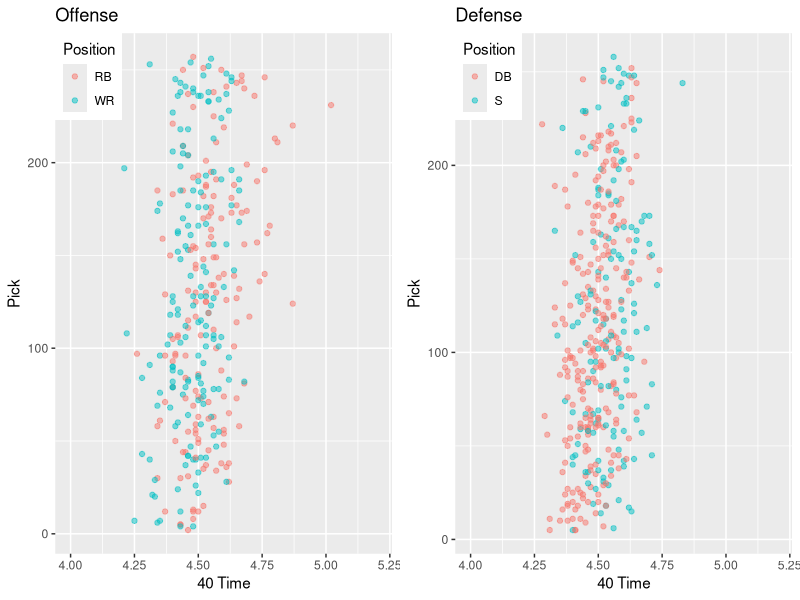
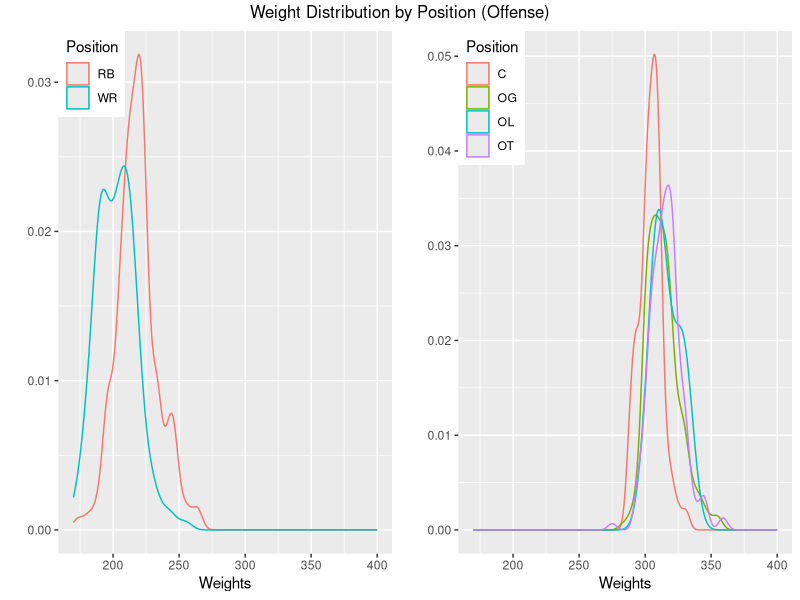
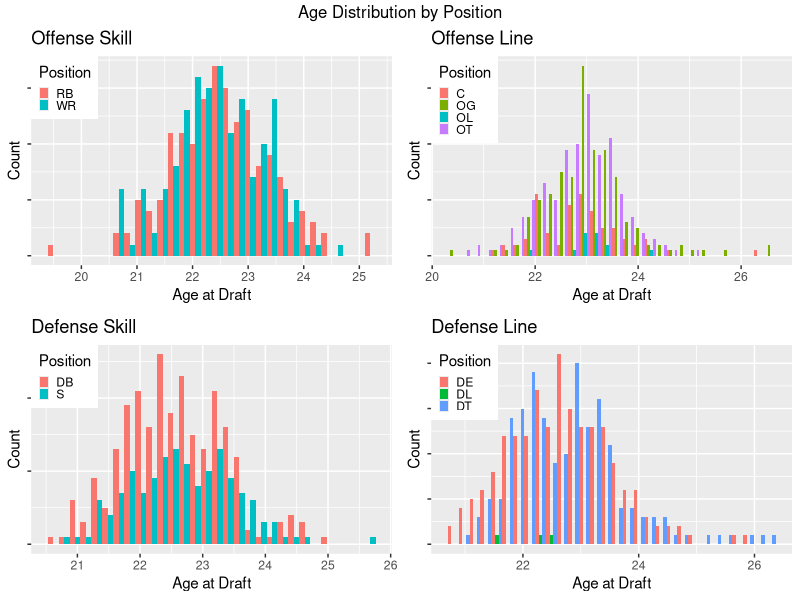

Here is the R script that generated these plots, in order:
library(tidyverse)
library(gridExtra)

#load in data
DF.Off.skill <- read.csv("derived_data/Off.Skill.csv")
DF.Off.strength <- read.csv("derived_data/Off.Strength.csv")
DF.Def.skill <- read.csv("derived_data/Def.Skill.csv")
DF.Def.strength <- read.csv("derived_data/Def.Strength.csv")

#graph 1

g1 <- ggplot(DF.Off.skill, mapping = aes(x = combine40yd, y = pick, color = position)) +     geom_point(alpha = .5) +
  xlab("40 Time") +
  ylab("Pick") +
  labs(color = "Position", title = "Offense") +
  xlim(4, 5.2) +
  theme(legend.position = c(0, 1),
        legend.justification = c(0, 1))

g3 <- ggplot(DF.Def.skill, mapping = aes(x = combine40yd, y = pick, color = position)) +     geom_point(alpha = .5) +
  xlab("40 Time") +
  ylab("Pick") +
  labs(color = "Position", title = "Defense") +
  xlim(4, 5.2) +
  theme(legend.position = c(0, 1),
        legend.justification = c(0, 1))

Graph1 <- grid.arrange(g1, g3, nrow=1)
ggsave("derived_graphs/Off.Def.40s.png", plot = Graph1)


#graph 2

g5 <- ggplot(DF.Off.skill, aes(weight)) +
  geom_density(aes(color=position), alpha=.5) +
  xlim(170, 400) +
  xlab("Weights") +
  ylab("") +
  labs(color="Position") +
  theme(legend.position = c(0, 1),
        legend.justification = c(0, 1))

g6 <- ggplot(DF.Off.strength, aes(weight)) +
  geom_density(aes(color=position), alpha=.5) +
  xlim(170,400) +
  xlab("Weights") +
  ylab("") +
  labs(color="Position") +
  theme(legend.position = c(0, 1),
        legend.justification = c(0, 1))

Graph2 <- grid.arrange(g5, g6, nrow=1, top = "Weight Distribution by Position (Offense)")
ggsave("derived_graphs/Off.Weights.png", plot = Graph2)


#graph 3

g7 <- ggplot(DF.Off.skill, aes(ageAtDraft)) +
  geom_histogram(aes(fill = position), position = "dodge") +
  xlab("Age at Draft") +
  ylab("Count") +
  labs(fill = "Position", title = "Offense Skill") +
  theme(legend.position = c(0, 1),
        legend.justification = c(0, 1),
        legend.key.size = unit(.25, "cm")) +
  theme(axis.text.y=element_blank())

g8 <- ggplot(DF.Off.strength, aes(ageAtDraft)) +
  geom_histogram(aes(fill = position), position = "dodge") +
  xlab("Age at Draft") +
  ylab("Count") +
  labs(fill = "Position", title = "Offense Line") +
  theme(legend.position = c(0, 1),
        legend.justification = c(0, 1),
        legend.key.size = unit(.25, "cm")) +
  theme(axis.text.y=element_blank())

g9 <- ggplot(DF.Def.skill, aes(ageAtDraft)) +
  geom_histogram(aes(fill = position), position = "dodge") +
  xlab("Age at Draft") +
  ylab("Count") +
  labs(fill = "Position", title = "Defense Skill") +
  theme(legend.position = c(0, 1),
        legend.justification = c(0, 1),
        legend.key.size = unit(.25, "cm")) +
  theme(axis.text.y=element_blank())

g10 <- ggplot(DF.Def.strength, aes(ageAtDraft)) +
  geom_histogram(aes(fill = position), position = "dodge") +
  xlab("Age at Draft") +
  ylab("Count") +
  labs(fill = "Position", title = "Defense Line") +
  theme(legend.position = c(0, 1),
        legend.justification = c(0, 1),
        legend.key.size = unit(.25, "cm")) +
  theme(axis.text.y=element_blank())

Graph3 <- grid.arrange(g7, g8, g9, g10, nrow=2, top = "Age Distribution by Position")
ggsave("derived_graphs/Age.Dist.png", plot=Graph3)
